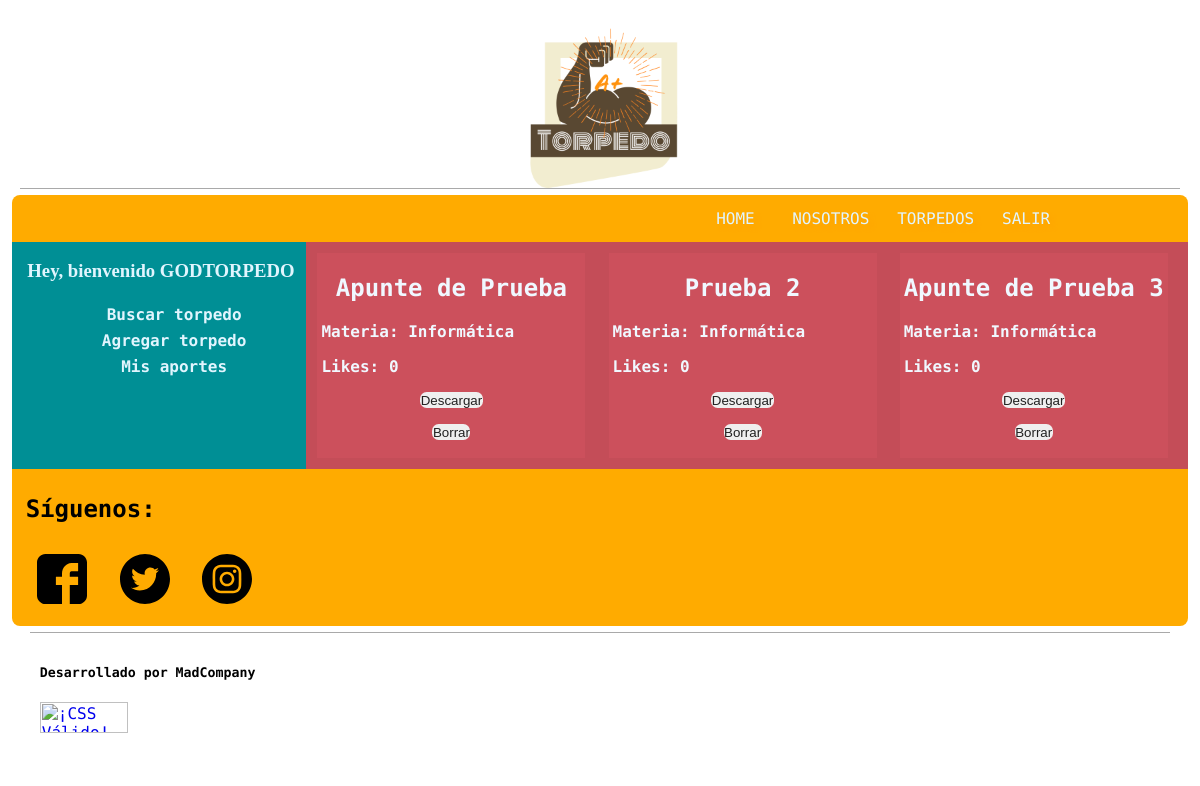
The app's page /mis_aportes (signed in), older data.
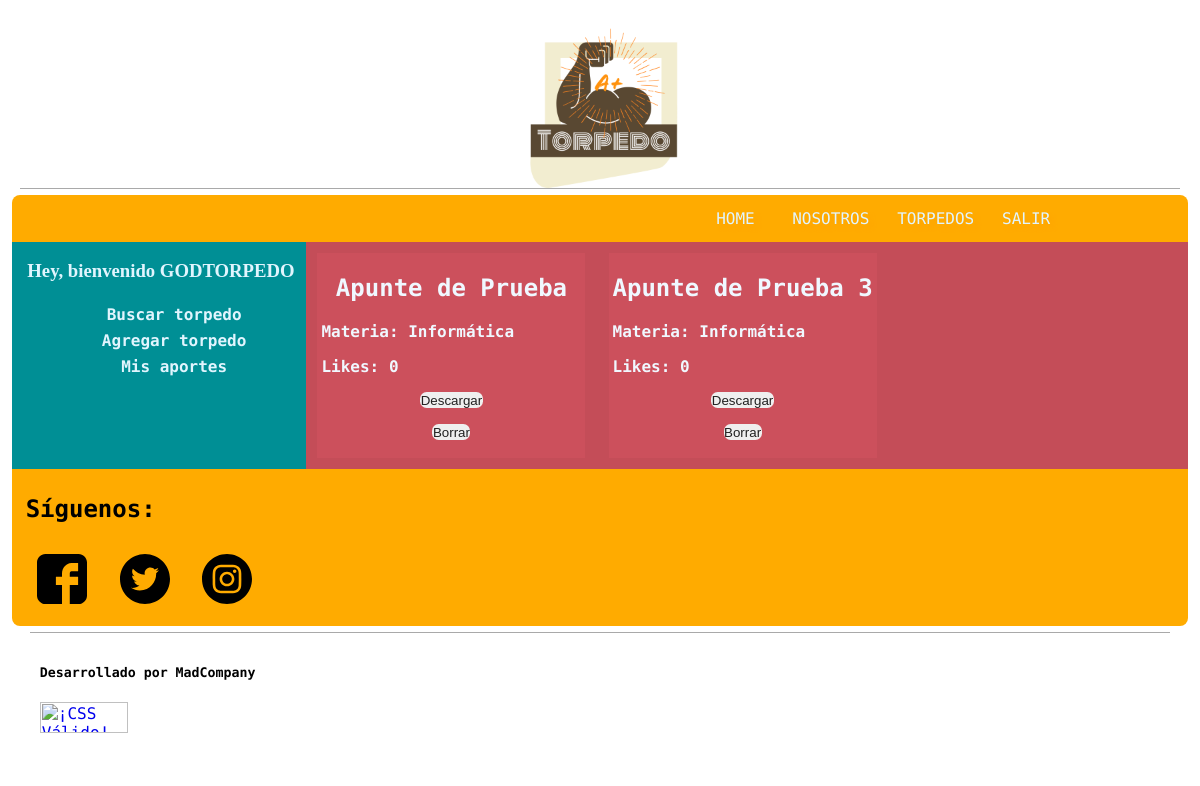
The same page, newer data.
### torpedopage/models.py (models this page shows, shortened)
class ImagenPage(models.Model):
    autor = models.ForeignKey('auth.User', on_delete=models.CASCADE)
    descripcion = models.CharField(max_length=200)
    imagen = models.ImageField(upload_to='media/')

class Apunte(models.Model):
    autor = models.ForeignKey('auth.User', on_delete=models.CASCADE)
    titulo = models.CharField(max_length=100)
    materia = models.ForeignKey(Materia, on_delete=models.CASCADE)
    fecha_creacion = models.DateTimeField(auto_now_add=True)
    like = models.IntegerField(default=0)
    documento = models.FileField(upload_to='media/documents')

class Materia(models.Model):
    materia = models.CharField(max_length=100, primary_key=True)
    def __str__(self):
        return self.materia

### torpedopage/views.py (the view)
# urls.py: path('mis_aportes', views.archivoTorpedo, name='mis_aportes'),
def archivoTorpedo(request):
    usuario = request.user
    torpedos = Apunte.objects.filter(autor=usuario)
    if request.method == 'POST':
        autor = request.user
        id_torpedo = request.POST.get('id')
        torpedoBorrar = Apunte.objects.get(autor=autor, id=id_torpedo)
        torpedoBorrar.delete()
    return render(request, 'torpedopage/mis_aportes.html', {'logo': logo, 'torpedos': torpedos, })

### torpedopage/templates/torpedopage/mis_aportes.html (shortened to what this page needs)
{% extends 'torpedopage/base_user.html' %}
{% block vertorpedos %}
{% for torpedos in torpedos %}
<div class="aportes">
    <div class="aportes_box">
        <h2>{{ torpedos.titulo }}</h2>
        <p>Materia: {{ torpedos.materia }}</p>
        <p>Likes: {{ torpedos.like }}</p>
        <form action="{{ torpedos.documento.url }}">
            <input type="submit" value="Descargar"/>
        </form>
        <form action="" method="POST">{% csrf_token %}
            <input type="submit" value="Borrar">
        </form>
    </div>
</div>
{% endfor %}
{% endblock %}

### torpedopage/templates/torpedopage/base_user.html (shortened to what this page needs)
{% load static %}
<html>
<head>
    <link rel="stylesheet" href="{% static 'css/flexboxgrid.css' %}">
    <link rel="stylesheet" href="{% static 'css/estilonav_pie.css' %}">
    <link rel="stylesheet" href="{% static 'css/base_user.css' %}">
</head>
<body>
    <div class="container">
        <header class="row">
            <div class="col-xs-12 col-lg-12 center-xs">
                <div class="header">
                    {% for logo in logo %}
                    <img src="{{ logo.imagen.url }}" alt="{{ logo.descripcion }}">
                    {% endfor %}
                </div>
            </div>
        </header>
        <nav class="row">
            <div class="backgroundnav col-xs-12">
                {% include "torpedopage/menubar.html" %}
            </div>
        </nav>
        <div class="row">
            <div class="background_menu_user col-xs-12 col-lg-3 first-md">
                <h3>Hey, bienvenido {{ user.username | upper }}</h3>
                <nav id="nav_user">
                    <ul>
                        <li>
                            <a href="{% url 'buscar_torpedo' %}">Buscar torpedo</a>
                        </li>
                        <li>
                            <a href="{% url 'agregartorpedo' %}">Agregar torpedo</a>
                        </li>
                        <li>
                            <a href="{% url 'mis_aportes' %}">Mis aportes</a>
                        </li>
                    </ul>
                </nav>
            </div>
            <div class="background_right_user col-xs-12 col-lg-9">
                <div class="box">
                    <div class="row">
                        {% block vertorpedos %}
                        {% endblock %}
                    </div>
                </div>
            </div>
        </div>
        <div class="row">
            {% include "torpedopage/redes_sociales.html" %}
        </div>
        <footer class="row">
            {% include "torpedopage/footer.html" %}
        </footer>
    </div>
</body>
</html>

Row changes from the older to the newer data that the page shows:
removed Apunte: titulo "Prueba 2", materia "Informática", like "0"
